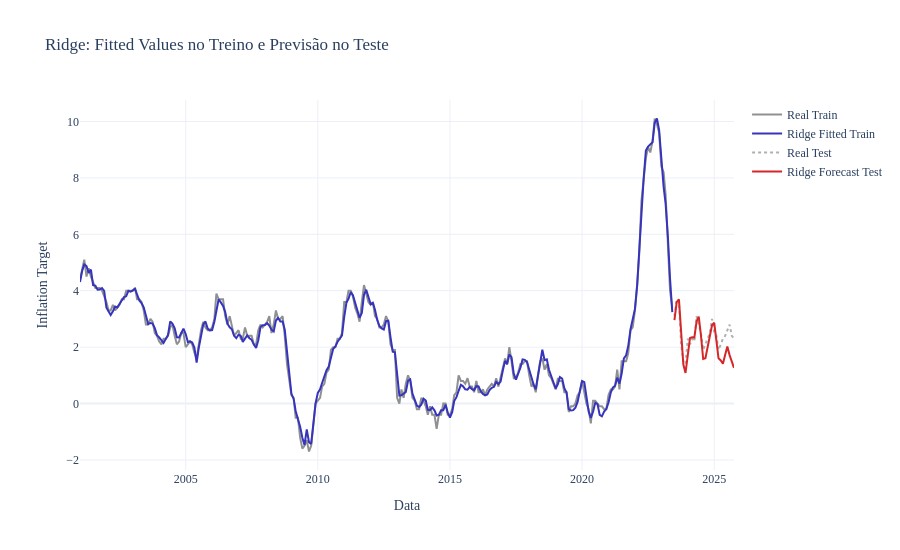

Write notebook code for a chart like this one.
### Code cell
import pandas as pd
import plotly.graph_objects as go

# Séries com índice temporal
fitted_train = pd.Series(y_pred_train, index=y_train.index, name="Ridge - Fitted Train")
forecast_test = pd.Series(y_pred_test, index=y_test.index, name="Ridge - Forecast Test")

fig = go.Figure()

# Valores reais no treino
fig.add_trace(go.Scatter(
    x=y_train.index,
    y=y_train,
    mode="lines",
    name="Real Train",
    line=dict(color="#8E9091", width=2)
))

# Fitted values no treino
fig.add_trace(go.Scatter(
    x=fitted_train.index,
    y=fitted_train,
    mode="lines",
    name="Ridge Fitted Train",
    line=dict(color="#3634bc", width=2)
))

# Valores reais no teste
fig.add_trace(go.Scatter(
    x=y_test.index,
    y=y_test,
    mode="lines",
    name="Real Test",
    line=dict(color="#b0b0b0", width=2, dash="dot")
))

# Previsão no teste
fig.add_trace(go.Scatter(
    x=forecast_test.index,
    y=forecast_test,
    mode="lines",
    name="Ridge Forecast Test",
    line=dict(color="#d62728", width=2)
))

fig.update_layout(
    title="Ridge: Fitted Values no Treino e Previsão no Teste",
    xaxis_title="Data",
    yaxis_title="Inflation Target",
    template="plotly_white",
    font=dict(family="Times New Roman", size=12),
    height=550,
    hovermode="x unified"
)

fig.show()

### Figure 1 — Plotly figure (JSON) as saved in the notebook; plotly's stock layout.template omitted (floating-point values rounded to 4 significant figures; data arrays with more than 128 entries replaced by an {"elided": "..."} marker saying what was removed)
{"data": [{"line": {"color": "#8E9091", "width": 2}, "mode": "lines", "name": "Real Train", "type": "scatter", "x": {"elided": "270 str values"}, "y": {"elided": "270 float values"}}, {"line": {"color": "#3634bc", "width": 2}, "mode": "lines", "name": "Ridge Fitted Train", "type": "scatter", "x": {"elided": "270 str values"}, "y": {"elided": "270 float values"}}, {"line": {"color": "#b0b0b0", "dash": "dot", "width": 2}, "mode": "lines", "name": "Real Test", "type": "scatter", "x": ["2023-07-01T00:00:00.000000000", "2023-08-01T00:00:00.000000000", "2023-09-01T00:00:00.000000000", "2023-10-01T00:00:00.000000000", "2023-11-01T00:00:00.000000000", "2023-12-01T00:00:00.000000000", "2024-01-01T00:00:00.000000000", "2024-02-01T00:00:00.000000000", "2024-03-01T00:00:00.000000000", "2024-04-01T00:00:00.000000000", "2024-05-01T00:00:00.000000000", "2024-06-01T00:00:00.000000000", "2024-07-01T00:00:00.000000000", "2024-08-01T00:00:00.000000000", "2024-09-01T00:00:00.000000000", "2024-10-01T00:00:00.000000000", "2024-11-01T00:00:00.000000000", "2024-12-01T00:00:00.000000000", "2025-01-01T00:00:00.000000000", "2025-02-01T00:00:00.000000000", "2025-03-01T00:00:00.000000000", "2025-04-01T00:00:00.000000000", "2025-05-01T00:00:00.000000000", "2025-06-01T00:00:00.000000000", "2025-07-01T00:00:00.000000000", "2025-08-01T00:00:00.000000000", "2025-09-01T00:00:00.000000000", "2025-10-01T00:00:00.000000000"], "y": [3.1, 3.7, 3.6, 2.1, 1.5, 1.4, 2.3, 2.1, 2.3, 2.2, 3.1, 2.8, 2.5, 1.9, 2.1, 2.3, 2.5, 3.0, 2.5, 2.4, 1.9, 2.1, 2.3, 2.4, 2.6, 2.8, 2.4, 2.3]}, {"line": {"color": "#d62728", "width": 2}, "mode": "lines", "name": "Ridge Forecast Test", "type": "scatter", "x": ["2023-07-01T00:00:00.000000000", "2023-08-01T00:00:00.000000000", "2023-09-01T00:00:00.000000000", "2023-10-01T00:00:00.000000000", "2023-11-01T00:00:00.000000000", "2023-12-01T00:00:00.000000000", "2024-01-01T00:00:00.000000000", "2024-02-01T00:00:00.000000000", "2024-03-01T00:00:00.000000000", "2024-04-01T00:00:00.000000000", "2024-05-01T00:00:00.000000000", "2024-06-01T00:00:00.000000000", "2024-07-01T00:00:00.000000000", "2024-08-01T00:00:00.000000000", "2024-09-01T00:00:00.000000000", "2024-10-01T00:00:00.000000000", "2024-11-01T00:00:00.000000000", "2024-12-01T00:00:00.000000000", "2025-01-01T00:00:00.000000000", "2025-02-01T00:00:00.000000000", "2025-03-01T00:00:00.000000000", "2025-04-01T00:00:00.000000000", "2025-05-01T00:00:00.000000000", "2025-06-01T00:00:00.000000000", "2025-07-01T00:00:00.000000000", "2025-08-01T00:00:00.000000000", "2025-09-01T00:00:00.000000000", "2025-10-01T00:00:00.000000000"], "y": [2.955, 3.591, 3.692, 2.638, 1.385, 1.084, 1.746, 2.326, 2.349, 2.346, 2.901, 3.078, 2.427, 1.58, 1.605, 2.015, 2.347, 2.773, 2.864, 2.08, 1.603, 1.527, 1.411, 1.729, 2.018, 1.717, 1.44, 1.266]}], "layout": {"font": {"family": "Times New Roman", "size": 12}, "height": 550, "hovermode": "x unified", "title": {"text": "Ridge: Fitted Values no Treino e Previsão no Teste"}, "xaxis": {"title": {"text": "Data"}}, "yaxis": {"title": {"text": "Inflation Target"}}}}
